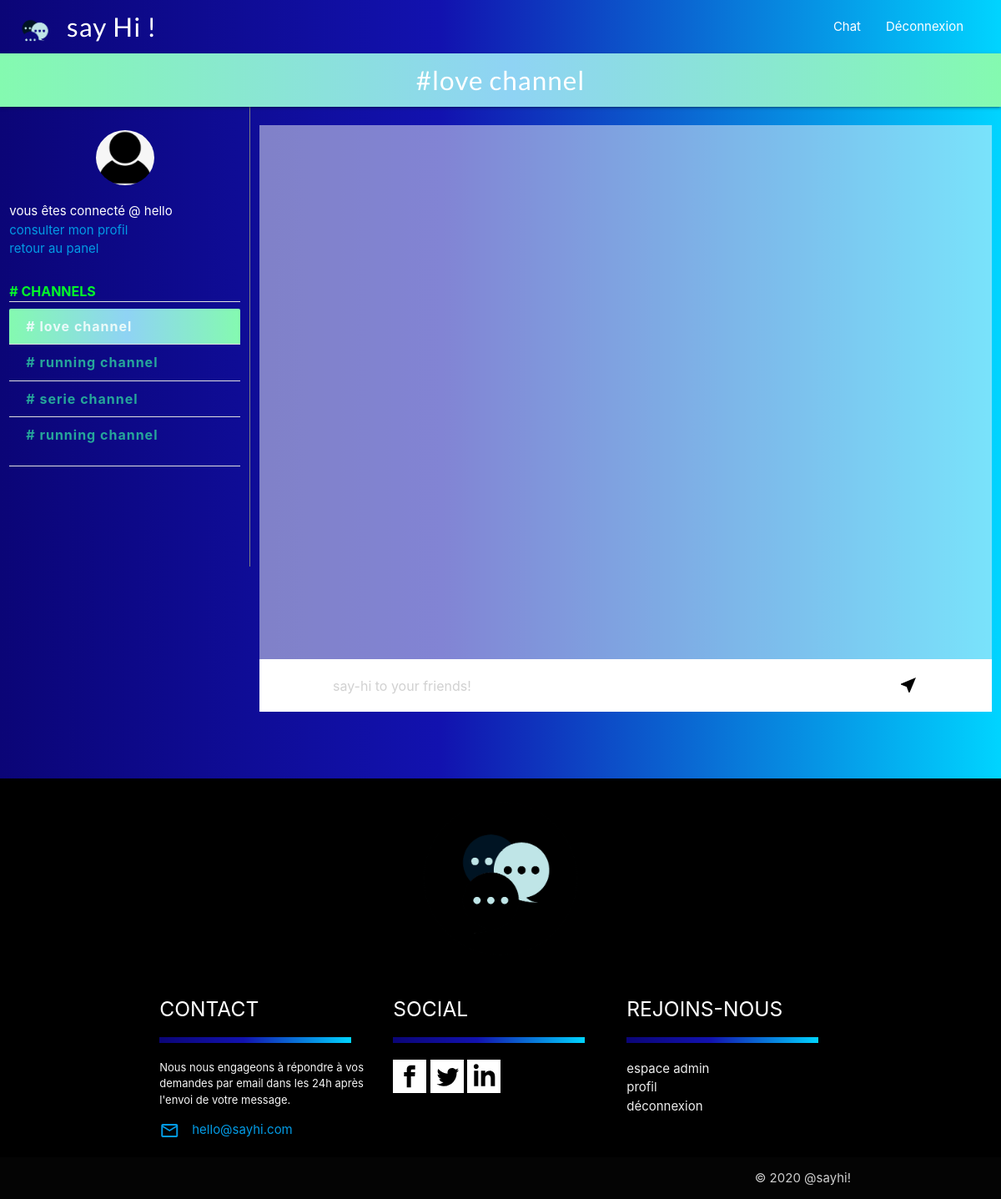
The app's page /channel.php?id=1 (signed in), older data.
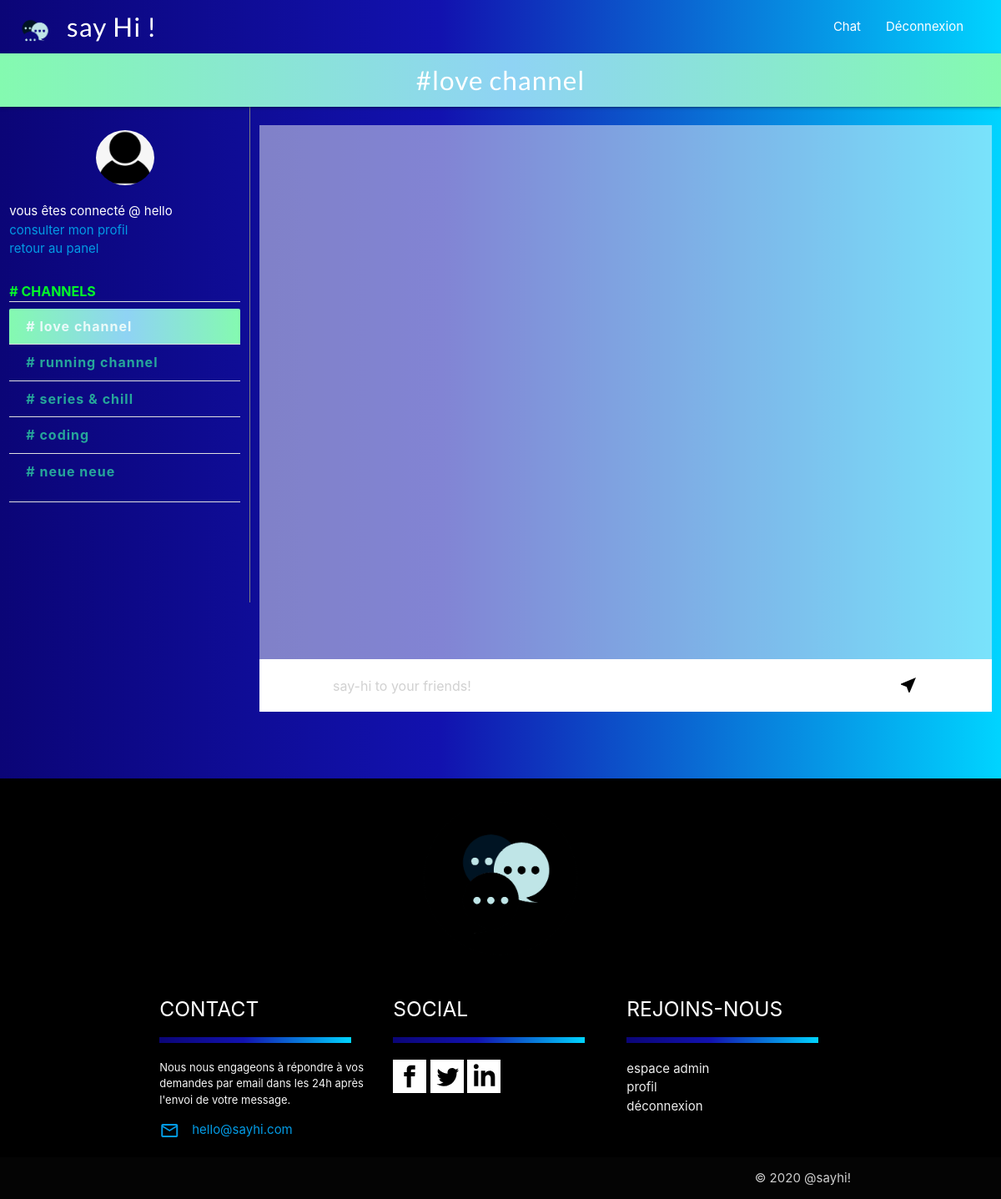
The same page, newer data.
### tables this page shows
CREATE TABLE `canaux` (
  `id_channel` int(11) NOT NULL,
  `name_channel` varchar(50) NOT NULL,
  `status_channel` int(11) NOT NULL DEFAULT '0'
);

### class/channel_class.php (called while the page is built, shortened)
<?php
class Channel{
public $db;
public function __construct($db)
{
	$this->db = $db;
}
public function channel()
    {
        $connexion = $this->db->connectDb();
        $q = $connexion->prepare("SELECT * FROM canaux");
        $q->execute();
		$channel = $q->fetchAll();
		return $channel;
	}
public function channel_infos($id_channel)
    {
        $connexion = $this->db->connectDb();
        $q = $connexion->prepare("SELECT * FROM canaux WHERE canaux.id_channel = $id_channel");
        $q->execute();
		$channel_infos = $q->fetch();
		return $channel_infos;
	}
}
?>

### channel.php (the view, shortened to what this page needs)
<!DOCTYPE html>
<html>
<head>
    <link rel="stylesheet" href="https://use.fontawesome.com/releases/v5.3.1/css/all.css">
    <link rel="stylesheet" type="text/css" href="css/style.css">
    <link rel="stylesheet" type="text/css" href="css/style-chat.css">
    <link rel="stylesheet" href="https://cdnjs.cloudflare.com/ajax/libs/materialize/1.0.0/css/materialize.min.css">
</head>
<body>
<header>
    <?php
    include("includes/header.php");
    $id_page = $_GET['id'];
    $chan_infos = $channel->channel_infos($id_page);
   ?>
    <nav>
        <div class="nav-wrapper chan-nav">
            <p class="brand-logo center">#<?=  $chan_infos['name_channel']; ?></p>
        </div>
    </nav>
</header>
<main data-id_page="<?= $id_page;?>" id="main-channel">
    <?php if(isset ($_SESSION['user'])){ ?>
    <div class="row row-chat">
        <div class="col l3 s12 profile-side">
            <ul>
                <li>
                    <div class="user-view">
                        <div class="background center user-pic">
                            <a href="#user_picture"><img class="circle" src="img/default_profile.png" width="70"></a>
                        </div>
                        <a href="login"><span class="white-text email"> vous êtes connecté @ <?= $_SESSION['user']['login']?></span></a></br>
                        <a href="profil.php">consulter mon profil</a>
                        <?php if(isset ($_SESSION['user']) && ($_SESSION['user']['droits'] == 1)){ ?>
                        <a href="admin.php">retour au panel</a>
                        <?php } ?>
                    </div>
                </li>
                <li id="title-category"> # CHANNELS</li>
                <li><div class="divider"></div></li>
                <div class="collection">
                    <?php foreach ($title_channel as $channels){ ?>
                        <a class="collection-item transparent" href="channel.php?id=<?= $channels['id_channel'] ?>"># <?= $channels['name_channel'] ?></a>
                    <?php }; ?>
                </div>
                <li><div class="divider"></div></li>
            </ul>
        </div>
        <div class="col l9 s12">
            <section id="messages">
            </section>
            <section class="user-input">
                <form id="chat" action="" method="POST">
                    <input type="text" name="content" id="content" placeholder="say-hi to your friends!" size="144" required>
                    <button id="send" type="submit" data-id_page="<?= $_GET['id'];?>" name="send"><i class="material-icons right button_send">near_me</i></button>
                </form>
            </section>
        </div>
    </div>
    <?php }; ?>
</main>
<footer>
    <?php
    include("includes/footer.php") ?>
</footer>
</body>
</html>

### includes/header.php (shortened to what this page needs)
<?php
    require 'class/channel_class.php';
    $db = new DB();
    $channel = new Channel($db);
    $title_channel = $channel->channel();
?>
    <nav class="transparent z-depth-0">
        <div class="nav-wrapper lighten-5 ">
            <img id="header-logo" src="img/chat-logo1.png" alt="logo-sayhi" width="60px" height="60px" style="margin-top:10px; margin-left:10px; margin-right:10px">
            <a href="index.php" class="brand-logo white-text">say Hi !</a>
            <ul class="right hide-on-med-and-down">
            <?php
                if(isset ($_SESSION['user']) && ($_SESSION['user']['droits'] == 1)){ ?>
                <li><a href="chat.php">Chat</a></li>
                <li><a href="php/deconnexion.php">Déconnexion</a>
                </li>
            <?php
                }else if (isset($_SESSION['user']) && ($_SESSION['user']['droits'] != 1)){
            ?>
                <li><a href="profil.php">bonjour @ <?= $_SESSION['user']['login'] ?></a></li>
                <li><a class="dropdown-trigger" href="#!" data-target="dropdown1">Channels<i class="material-icons right"></i></a></li>
                <li><a href="php/deconnexion.php">Déconnexion</a>
                </li>
            </ul>
            <?php } ?>
        </div>
    </nav>

### includes/footer.php (shortened to what this page needs)
<footer class="page-footer black">
  <div class="container">
    <div class="row center">
        <img src="img/chat-logo1.png" alt="logo-sayhi" width="200px" height="200px">
    </div>
  </div>
  <div class="container">
    <div class="row">
      <div class="col l4 m4 s12">
        <h5 class="white-text link-footer">CONTACT</h5>
        <hr class="footer-border">
        <p class="grey-text text-lighten-4 footer-contact">Nous nous engageons à répondre à vos demandes par email dans les 24h après l'envoi de votre message.</p>
        <a href="mailto:hello@sayhi.com"><i class="material-icons left">mail_outline</i>hello@sayhi.com</a>
      </div>
      <div class="col l4 m4 s12">
        <h5 class="white-text link-footer">SOCIAL</h5>
        <hr class="footer-border">
          <ul id="footer-social">
            <li><a href="https://www.facebook.com" class="icon-social" title="Facebook"><svg xmlns="http://www.w3.org/2000/svg" width="40" height="40" viewBox="0 0 24 24"><path fill="white" d="M0 0v24h24v-24h-24zm16 7h-1.923c-.616 0-1.077.252-1.077.889v1.111h3l-.239 3h-2.761v8h-3v-8h-2v-3h2v-1.923c0-2.022 1.064-3.077 3.461-3.077h2.539v3z"/></svg></a></li>
            <li><a href="https://www.twitter.com" class="icon-social" title="Twitter"></a></li>
            <li><a href="https://www.linkedin.com" class="icon-social" title="LinkedIn"></a></li>
          </ul>
      </div>
      <div class="col l4 m4 s12">
        <h5 class="white-text link-footer">REJOINS-NOUS</h5>
        <hr class="footer-border">
        <ul>
          <?php if (isset($_SESSION['user']['id_user'])){
                  if ($_SESSION['user']['droits'] == 1) {
          ?>
            <li><a class="grey-text text-lighten-3" href="admin.php">espace admin</a></li>
          <?php } ?>
            <li><a class="grey-text text-lighten-3 link-footer" href="profil.php">profil</a></li>
            <li><a class="grey-text text-lighten-3 link-footer" href="#!">déconnexion</a></li>
          <?php }else{ ?>
            <li><a class="grey-text text-lighten-3" href="connexion.php">connexion</a></li>
            <li><a class="grey-text text-lighten-3 link-footer" href="inscription.php">inscription</a></li>
          <?php } ?>
        </ul>
      </div>
    </div>
  </div>
  <div class="footer-copyright">
    <div class="container right-align">
      © 2020 @sayhi!
    </div>
  </div>
</footer>

### css/style.css (style rules this page uses)
* { padding: 0 ; margin: 0; box-sizing: border-box; }
a { text-decoration: none; }
body { display: flex; min-height: 100vh; flex-direction: column; background: linear-gradient(90deg, rgba(11,5,119,1) 0%, rgba(18,18,175,1) 44%, rgba(0,212,255,1) 100%); }
main { flex: 1 0 auto; }
header { z-index: 100; }
.brand-logo { letter-spacing: 1px; font-family: 'Lato', sans-serif; z-index: 100; }
.link-footer { padding-bottom: 10px; }
.footer-border { display: flex; background: rgb(11,5,119); background: linear-gradient(90deg, rgba(11,5,119,1) 0%, rgba(18,18,175,1) 44%, rgba(0,212,255,1) 100%); margin-bottom:20px; width: 230px; height: 7px; border:none; }
.footer-contact { font-size:13px; color:gainsboro; margin-bottom:15px; }
#footer-social { display: flex; justify-content: space-between; width: 50%; }

### css/style-chat.css (style rules this page uses)
#main-channel { display: flex; padding-bottom: 5%; }
.chan-nav { background-image: linear-gradient(to right, #84fab0 0%, #8fd3f4 51%, #84fab0 100%); }
.profile-side { padding-top: 10%; padding-bottom: 10% !important; border-right: 0.5px solid gray; }
.user-view { margin-top: 10%; padding-bottom: 5%; }
.user-pic { margin-bottom: 5%; }
#title-category { display: flex; font-size: 16px; font-weight: 700; color: #05F92A; margin-top: 5%; }
.collection { border:none !important; }
.collection a.active { background-image: linear-gradient(to right, #84fab0 0%, #8fd3f4 51%, #84fab0 100%) !important; }
.collection-item { font-weight: 700 !important; font-size: 16px; letter-spacing: 1px; }
#messages { display: flex; flex-direction: column; justify-content: left; align-items: center; margin-top: 2.5%; padding-top: 2.5%; padding-bottom: 2.5%; height: 80vh; overflow-y: scroll; background: rgba(241, 245, 250, 0.5); }
.user-input { display: flex; background-color: white; align-items: center; justify-content: center; width:100%; }
#chat { display: flex; justify-content: space-between; width:80% }
#chat input[type=text] { display: flex !important; align-items: center !important; border: none !important; color: #B1C2BE !important; font-size: 16px !important; font-weight: 400 !important; padding-top: 10px; }
#chat button[type=submit] { border:none !important; background-color: transparent; }

Row changes from the older to the newer data that the page shows:
removed canaux: name_channel "running channel"
changed canaux: name_channel "serie channel" → "series & chill"
added canaux: name_channel "coding"
added canaux: name_channel "neue neue"
